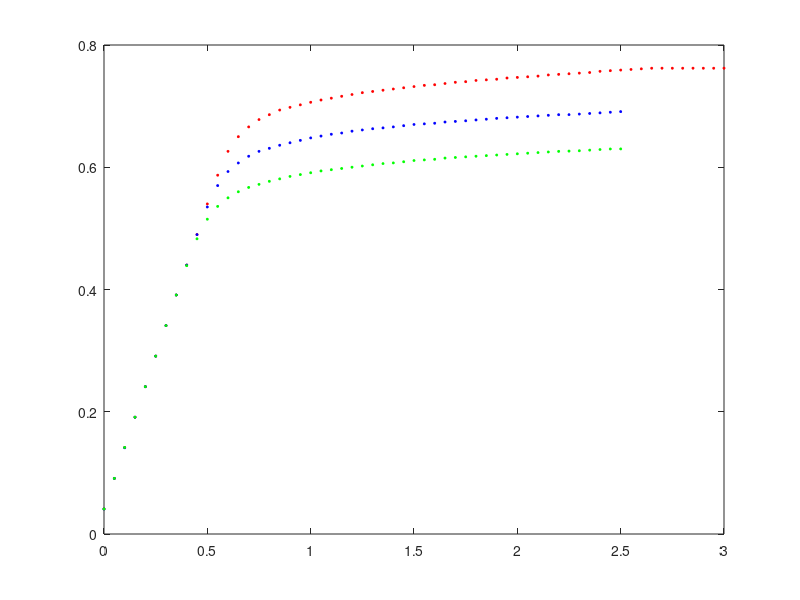

Write the MATLAB code that produced this figure. (Note: this script raises an error after producing the figure.)
clear
load('collected_data.mat');

R100 = 100;
R1K = 1000;
R10K = 10000;

% use indices 8-12 because first few points are so close to zero they're
% basically garbage in semilog plot
p100 = polyfit(Vin_Exp2_100(8:12), log(Iout_Exp2_100(8:12)), 1);
Ut100 = abs(1/p100(1));
Is100 = abs(exp(p100(2)));

p1K = polyfit(Vin_Exp2_1K(8:12), log(Iout_Exp2_1K(8:12)), 1);
Ut1K = abs(1/p1K(1));
Is1K = abs(exp(p1K(2)));

p10K = polyfit(Vin_Exp2_10K(8:12), log(Iout_Exp2_10K(8:12)), 1);
Ut10K = abs(1/p10K(1));
Is10K = abs(exp(p10K(2)));

Ion100 = Ut100/100;
Ion1K = Ut1K/1000;
Ion10K = Ut10K/10000;
%% 
% First plot : Voltage - Voltage
% Experimental 
load('collected_data.mat');

plot(Vin_Exp2_100, Vout_Exp2_100, '*r','MarkerSize',2);
hold on;
plot(Vin_Exp2_1K, Vout_Exp2_1K, '*b','MarkerSize',2);
plot(Vin_Exp2_10K, Vout_Exp2_10K, '*g','MarkerSize',2);


plot(Vin_Exp2_100(VonIndex100), Vout_Exp2_100(VonIndex100), 'k*', 'MarkerSize', 8);
plot(Vin_Exp2_1K(VonIndex1K), Vout_Exp2_1K(VonIndex1K), 'k*', 'MarkerSize', 8);
plot(Vin_Exp2_10K(VonIndex10K), Vout_Exp2_10K(VonIndex10K), 'k*', 'MarkerSize', 8);

% Theoretical will be some piecewise function.
% for i = 1:length(Vin_Exp2_100)
%     Vout100(i) = Ut * Vin_Exp2_100(i);
% end


% TODO Theoretical fits for voltage-voltage plot.



title( "Diode-Connected Transistor Voltage-Voltage Response");
ylabel("Voltage Out (Volts)");
xlabel("Voltage In (Volts)");

legend('Experimental, 100 Ohms', 'Experimental, 1K Ohms','Experimental, 10K Ohms','Theoretical, 100 Ohms', 'Theoretical, 1K Ohms','Theoretical, 10K Ohms')
legend('boxoff')
legend('Location','southeast')


hold off;

%%
%THEORETICAL PLOT WORKS
% Third plot : Linear plot of current-voltage for 100 ohms

load('collected_data.mat');


plot(Vin_Exp2_100, Iout_Exp2_100, '*r','MarkerSize',2);
hold on;
% Theoretical will be some piecewise function.
% This is complicated becuase our Von is experimental as well.

% TODO Theoretical fits for voltage-voltage plot.
%Find Von from this plot's x-intercept of the linear part
Von100 = roots(polyfit(Vin_Exp2_100(13:51), Iout_Exp2_100(13:51), 1));
for i = 1:length(Vin_Exp2_100)
    if (Vin_Exp2_100(i) < Von100 - 0.01) %subtract 0.01 to smooth out the theoretical fit
        TheoreticalIout100(i) = Is100 * exp(Vin_Exp2_100(i)/Ut100);
    else
    TheoreticalIout100(i) = (Vin_Exp2_100(i)-Von100)/R100;
    end
end
plot(Vin_Exp2_100, TheoreticalIout100);

title( "Diode-Connected Transistor Current-Voltage Reponse - 100 Ohm Resistor");
ylabel("Current Out (Amps)");
xlabel("Voltage In (Volts)");

legend('Experimental Current Response', 'Theoretical Current Response');
legend('boxoff')
legend('Location','southeast')


hold off;
%%
% Fourth plot : Linear plot of current-voltage for 1K ohms

load('collected_data.mat');

plot(Vin_Exp2_1K, Iout_Exp2_1K, '*r','MarkerSize',2);
hold on;
% Theoretical will be some piecewise function.

% TODO Theoretical fits for voltage-voltage plot.
TheoreticalIout1K = zeros(numel(Vin_Exp2_1K));
for elem = 1:numel(Vin_Exp2_1K)
    if (Vin_Exp2_1K(elem) < Von1K) 
        TheoreticalIout1K(elem) = Is1K .* (Vin_Exp2_1K(elem)/Ut1K);
    else 
        TheoreticalIout1K(elem) = (Vin_Exp2_1K(elem) - Von1K)/R1K;
    end
end
plot(Vin_Exp2_1K, TheoreticalIout1K);



title( "Diode-Connected Transistor Current-Voltage Reponse - 1K Ohm Resistor");
ylabel("Current Out (Amps)");
xlabel("Voltage In (Volts)");

legend('Experimental Current Response');
legend('boxoff');
legend('Location','southeast');


hold off;
%%
% Fifth plot : Linear plot of current-voltage for 10K ohms

load('collected_data.mat');

plot(Vin_Exp2_10K, Iout_Exp2_10K, '*r','MarkerSize',2);
hold on;
% Theoretical will be some piecewise function.

TheoreticalIout10K = zeros(numel(Vin_Exp2_10K));
for elem = 1:numel(Vin_Exp2_10K)
    if (Vin_Exp2_10K(elem) < Von10K) 
        TheoreticalIout1K(elem) = Is10K .* (Vin_Exp2_10K(elem)/Ut10K);
    else 
        TheoreticalIout10K(elem) = (Vin_Exp2_10K(elem) - Von10K)/R10K;
    end
end
plot(Vin_Exp2_10K, TheoreticalIout10K);


title( "Diode-Connected Transistor Current-Voltage Reponse - 10K Ohm Resistor");
ylabel("Current Out (Amps)");
xlabel("Voltage In (Volts)");

legend('Experimental Current Response');

legend('boxoff')
legend('Location','southeast')


hold off;
%%
% Sixth plot : Von as a function of Resistance
load('collected_data.mat');
hold on;
% Theoretical - not sure if necessary because we calculated this anyways.
TVon100 = Ut100.*log(Ut100./(R100*Is100));
TVon1K = Ut100.*log(Ut1K./(R1K*Is1K));
TVon10K = Ut100.*log(Ut10K./(R10K*Is10K));

% Experimental
% Plot each indivdual points because I'm not about to play God.
plot(R100, Von100, '*r', 'MarkerSize', 10);
%plot(R100, TVon100, '*b', 'MarkerSize', 10);

plot(R1K, abs(Von100), '*r', 'MarkerSize', 10);
%plot(R1K, abs(TVon1K), '*b', 'MarkerSize', 10);

plot(R10K, abs(Von10K), '*r', 'MarkerSize', 10);
%plot(R10K, abs(TVon10K), '*b', 'MarkerSize', 10);

title( "Voltage On as a Function of Resistance");
ylabel("Voltage On (Volts)");
xlabel("Resistance (Ohms)");

legend('Experimental Voltage On', 'Theoretical Voltage On');
legend('boxoff')
legend('Location','northeast')

hold off;

%% Seventh plot : Ion as a function of R
% Sixth plot : Ion as a function of Resistance
load('collected_data.mat');
hold on;
% Theoretical - not really necessary because this is how we calculated exp.
TIon100 = Ut100./R100;
TIon1K = Ut100./R1K;
TIon10K = Ut100./R10K;

% Experimental
% Plot each indivdual points because I'm not about to play God.
plot(R100, abs(Ion100), '*r', 'MarkerSize', 10);
% plot(R100, abs(TIon100), '*b', 'MarkerSize', 10);

plot(R1K, abs(Ion100), '*r', 'MarkerSize', 10);
% plot(R1K, abs(TIon1K), '*b', 'MarkerSize', 10);

plot(R10K, abs(Ion10K), '*r', 'MarkerSize', 10);
% plot(R10K, abs(TIon10K), '*b', 'MarkerSize', 10);

title( "Current On as a Function of Resistance");
ylabel("Current On (Amps)");
xlabel("Resistance (Ohms)");

legend('Experimental Current On');
legend('boxoff')
legend('Location','northeast')

hold off;
%%
% Second plot : Current - Voltage Semilog plot
% Experimental 
load('collected_data.mat');

semilogy(Vin_Exp2_100, Iout_Exp2_100, '*r','MarkerSize',2);
hold on;
semilogy(Vin_Exp2_1K, Iout_Exp2_1K, '*b','MarkerSize',2);
semilogy(Vin_Exp2_10K, Iout_Exp2_10K, '*g','MarkerSize',2);
% Theoretical will be some piecewise function.

% TODO Theoretical fits for current-voltage plot.
semilogy(Vin_Exp2_100, TheoreticalIout100, '-k');


title( "Diode-Connected Transistor Current-Voltage Response");
ylabel("Current Out (Amps)");
xlabel("Voltage In (Volts)");

legend('Experimental, 100 Ohms', 'Experimental, 1K Ohms','Experimental, 10K Ohms','Theoretical, 100 Ohms', 'Theoretical, 1K Ohms','Theoretical, 10K Ohms')
legend('boxoff')
legend('Location','southeast')


hold off;